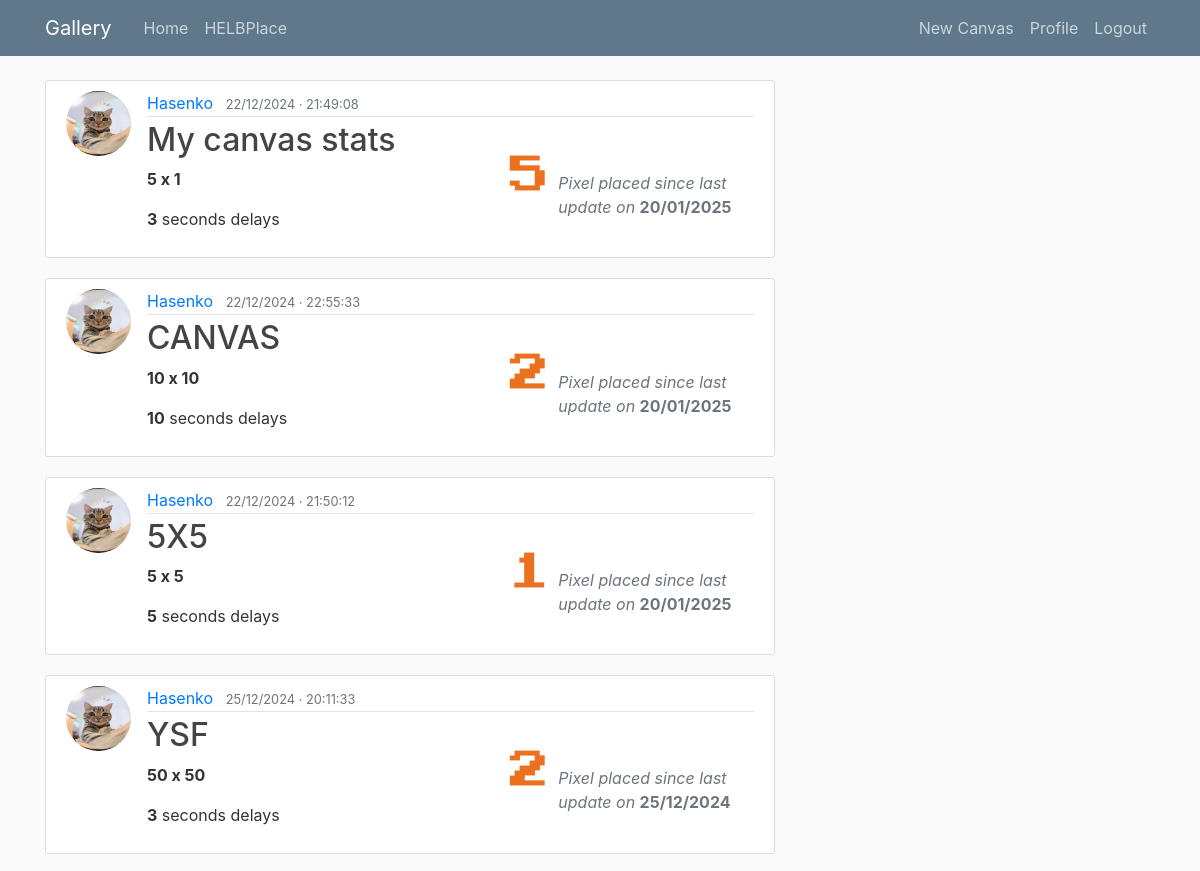
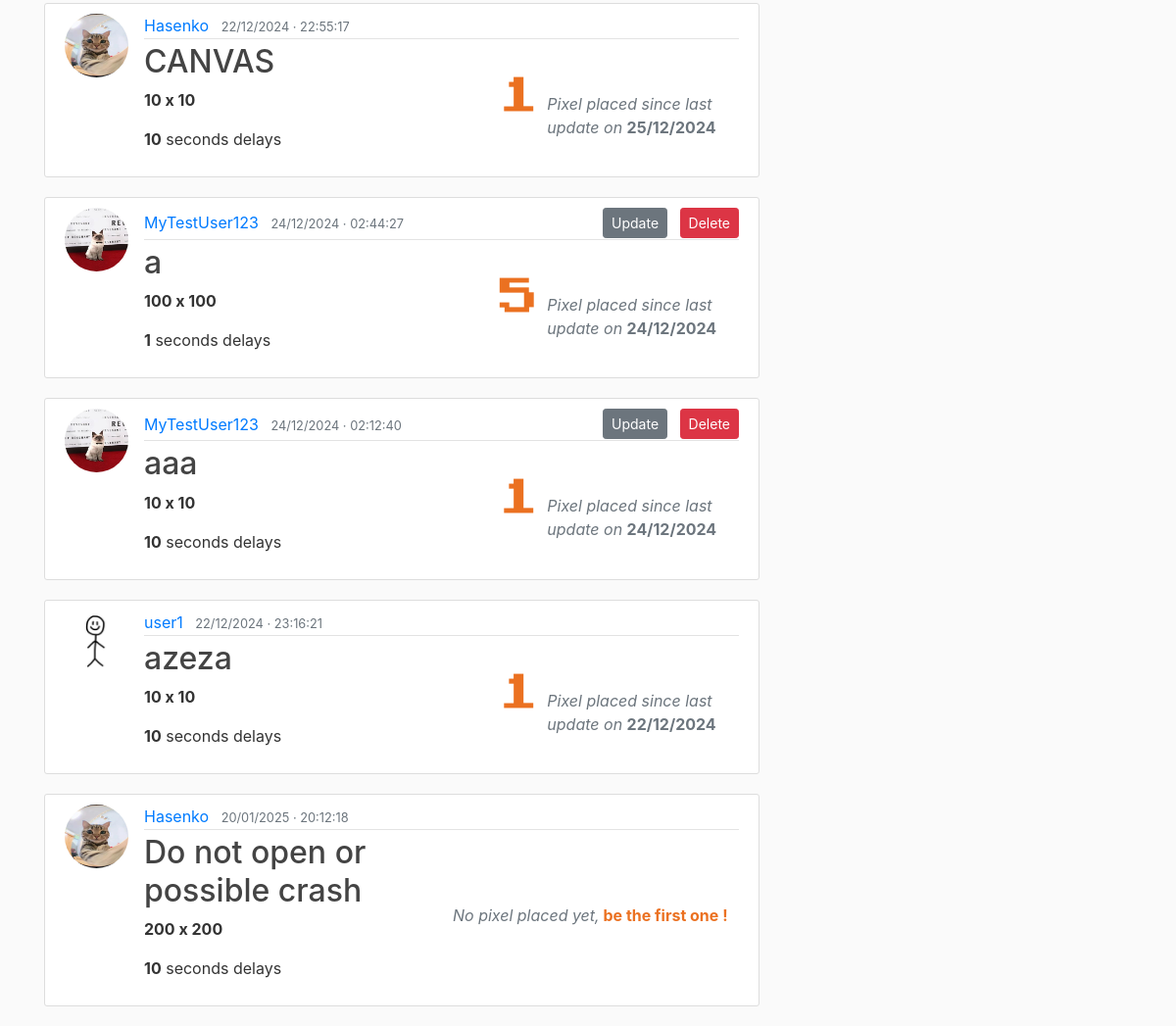
Page /gallery/ (signed in) on the committed database (2 pictures, top to bottom).
### blog/models.py (models this page shows, shortened)
class Canvas(models.Model):
    title = models.CharField(max_length=100)
    width = models.PositiveIntegerField(default=10)
    height = models.PositiveIntegerField(default=10)
    time_to_wait = models.PositiveIntegerField(default=10, verbose_name="Time to wait (in seconds)")
    content = models.TextField(default='blank')
    date_posted = models.DateTimeField(default=timezone.now)
    author = models.ForeignKey(User, on_delete=models.CASCADE)
    def get_pixel_list(content):
        pixel_list = []
        i = 0
        pixel = ""
        for letter in content:
            if i%7 == 0 and i != 0:
                pixel_list.append(pixel)
                pixel = ""
            pixel += letter
            i += 1
        pixel_list.append(pixel)
        return pixel_list

### users/models.py (models this page shows, shortened)
class Profile(models.Model):
    user = models.OneToOneField(User, on_delete=models.CASCADE)
    image = models.ImageField(default='default.jpg', upload_to='profile_pics')

### blog/views.py (the view)
# urls.py: path('', CanvasListView.as_view(), name='blog-home'),
class CanvasListView(ListView):
    model = Canvas
    template_name = 'blog/home.html'  # by default: <app>/<model>_<viewtype>.html
    context_object_name = 'canvases'
    ordering = ['-date_posted']  # replace with 'intensity' of the canvas
    def get_queryset(self):
        canvases = super().get_queryset()
        for canvas in canvases:
            canvas.content = Canvas.get_pixel_list(canvas.content)
        canvas_stats = CanvasStatistics.objects.all()
        canvas_pixel_placed_last_day = {}
        for stats in canvas_stats:
            contrib_days = stats.contributions_day
            if not contrib_days:
                canvas_pixel_placed_last_day[stats.canvas] = ['N/A', 0]
                continue
            last_day = sorted(contrib_days.keys(), key=lambda x: timezone.datetime.strptime(x, '%Y-%m-%d'))[-1]
            last_day_django_format = parse_date(last_day)
            last_day_value = contrib_days[last_day]
            canvas_pixel_placed_last_day[stats.canvas] = [last_day_django_format, last_day_value]
        sorted_canvas_pixel_placed_last_day = dict(sorted(
            (canvas for canvas in canvas_pixel_placed_last_day.items() if canvas[1][0] != 'N/A'),
            key=lambda x: (x[1][0], x[1][1]),
            reverse=True
        ))
        na_entries = {canvas: value for canvas, value in canvas_pixel_placed_last_day.items() if value[0] == 'N/A'}
        sorted_canvas_pixel_placed_last_day.update(na_entries)
        return sorted_canvas_pixel_placed_last_day

### blog/templates/blog/home.html
{% extends "blog/base.html" %}
{% block content %}
    {% for canvas, last_modif in canvases.items %}
        <div class="canvas-post">
            <article class="media content-section">
                <img class="rounded-circle article-img" src="{{ canvas.author.profile.image.url }}" alt="author image">
                <div class="media-body">
                    <div class="article-metadata d-flex align-items-center justify-content-between">
                        <div>
                            <a class="mr-2" href="{% url 'user-profile' canvas.author.id %}">{{ canvas.author }}</a>
                            <small class="text-muted">{{ canvas.date_posted|date:"d/m/Y · H:i:s" }}</small>
                        </div>
                        {% if canvas.author == user %}
                            <div class="ml-auto">
                                <a class="btn btn-secondary btn-sm mr-2" href="{% url 'canvas-update' canvas.id %}">Update</a>
                                <a class="btn btn-danger btn-sm" href="{% url 'canvas-delete' canvas.id %}">Delete</a>
                            </div>
                        {% endif %}
                    </div>
                    <div class="canvas-desc">
                        <div class="left">
                            <div class="top">
                                <h2><a class="article-title" href="{% url 'canvas-detail' canvas.id %}">{{ canvas.title }}</a></h2>
                                <p><b>{{ canvas.width }} x {{ canvas.height }}</b></p>
                            </div>
                            <div class="bottom">
                                <p><b>{{ canvas.time_to_wait }}</b> seconds delays</p>
                            </div>
                        </div>
                        <div class="right">
                            {% if last_modif.0|date:"d/m/Y" %}
                                <div class="right-left">
                                    <span id="nb_pixel_placed_last_modif">{{ last_modif.1 }}</span>
                                </div>
                                <div class="right-right text-muted">
                                    <p><i>Pixel placed since last update on </i><b>{{ last_modif.0|date:"d/m/Y" }}</b></p>
                                </div>
                            {% else %}
                                <p class="text-muted" id="na_pixel_placed_last_modif"><i>No pixel placed yet,</i><b><a href="{% url 'canvas-detail' canvas.id %}" style="color: #eb7121;"> be the first one !</a></b></p>
                            {% endif %}
                        </div>
                    </div>
                </div>
            </article>
        </div>
    {% endfor %}
{% endblock content %}

### blog/static/blog/main.css (style rules this page uses)
body { background: #fafafa; color: #333333; margin-top: 5rem; }
h1, h2, h3, h4, h5, h6 { color: #444444; }
.content-section { background: #ffffff; padding: 10px 20px; border: 1px solid #dddddd; border-radius: 3px; margin-bottom: 20px; }
.article-title { color: #444444; }
.article-img { height: 65px; width: 65px; margin-right: 16px; }
.article-metadata { padding-bottom: 1px; margin-bottom: 4px; border-bottom: 1px solid #e3e3e3 }
.canvas-desc { display: flex; flex-wrap: wrap; }
.left { flex: 1; }
.right { flex: 1; display: flex; position: relative; }
.right-left { flex: 0.5; text-align: right; margin-right: 10px; }
.right-right { flex: 1; display: flex; align-items: center; height: 130%; }
#nb_pixel_placed_last_modif { font-family: 'ArcadeClassic'; font-size: 70px; color: #eb7121; }
#na_pixel_placed_last_modif { flex: 1; display: flex; justify-content: center; text-align: center; align-items: center; height: 100%; white-space: pre-wrap; }

### rows in the picture
Canvas: author.profile.image (picture), author "Hasenko", date_posted "22/12/2024 · 21:49:08", title "My canvas stats", width "5", height "1", time_to_wait "3", last_modif "20/01/2025"
Canvas: author.profile.image (picture), author "Hasenko", date_posted "22/12/2024 · 22:55:33", title "CANVAS", width "10", height "10", time_to_wait "10", last_modif "2", last_modif "20/01/2025"
Canvas: author.profile.image (picture), author "Hasenko", date_posted "22/12/2024 · 21:50:12", title "5X5", width "5", height "5", time_to_wait "5", last_modif "1", last_modif "20/01/2025"
Canvas: author.profile.image (picture), author "Hasenko", date_posted "25/12/2024 · 20:11:33", title "YSF", width "50", height "50", time_to_wait "3", last_modif "2", date_posted "25/12/2024"
Canvas: author.profile.image (picture), author "Hasenko", date_posted "22/12/2024 · 22:55:17", title "CANVAS", width "10", height "10", time_to_wait "10", last_modif "1", last_modif "25/12/2024"
Canvas: author.profile.image (picture), author "MyTestUser123", date_posted "24/12/2024 · 02:44:27", shows "Update", title "a", width "100", height "100", time_to_wait "1", last_modif "5", date_posted "24/12/2024"
Canvas: author.profile.image (picture), author "MyTestUser123", date_posted "24/12/2024 · 02:12:40", shows "Update", title "aaa", width "10", height "10", time_to_wait "10", last_modif "1", date_posted "24/12/2024"
Canvas: author.profile.image (placeholder picture), author "user1", date_posted "22/12/2024 · 23:16:21", title "azeza", width "10", height "10", time_to_wait "10", last_modif "1", date_posted "22/12/2024"
Canvas: author.profile.image (picture), author "Hasenko", date_posted "20/01/2025 · 20:12:18", title "Do not open or possible crash", width "200", height "200", time_to_wait "10", shows "No pixel placed yet,"
